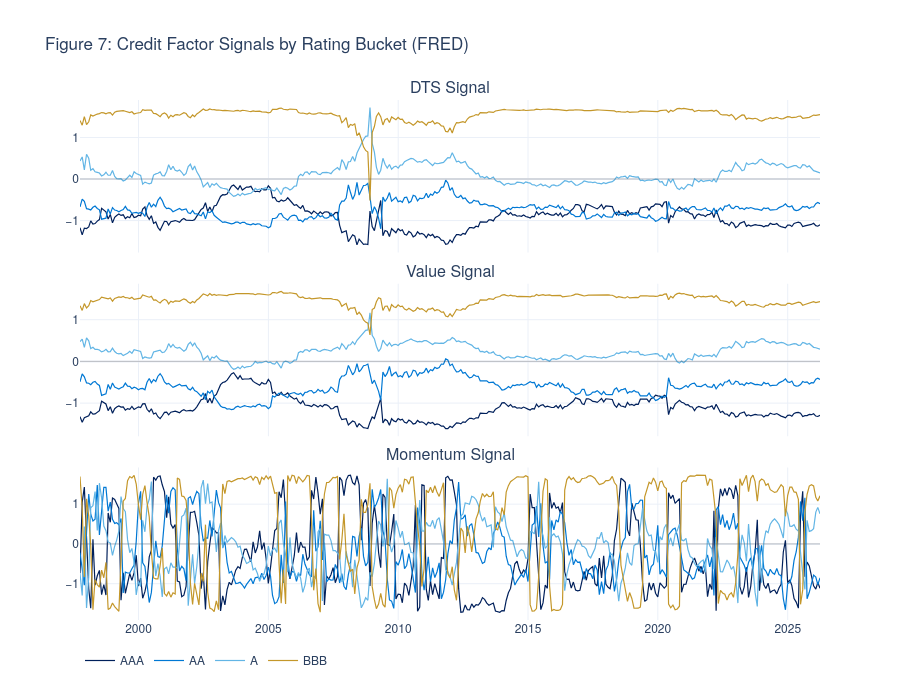

Notebook code for this chart:
### Code cell
# ── Figure 7: Factor Signals Over Time ───────────────────────────
sig_df = bt_result.signals_history

fig_sig = make_subplots(
    rows=3, cols=1, shared_xaxes=True,
    subplot_titles=['DTS Signal', 'Value Signal', 'Momentum Signal'],
    vertical_spacing=0.06,
)

bucket_colors = {'AAA': NAVY, 'AA': DENIM, 'A': SKY, 'BBB': GOLD}

for row_i, prefix in enumerate(['z_dts', 'z_value', 'z_momentum'], 1):
    for bucket in RATINGS:
        col = f'{prefix}_{bucket}'
        if col in sig_df.columns:
            fig_sig.add_trace(go.Scatter(
                x=sig_df.index, y=sig_df[col],
                name=bucket if row_i == 1 else None,
                showlegend=(row_i == 1),
                line=dict(color=bucket_colors[bucket], width=1.2),
            ), row=row_i, col=1)
    fig_sig.add_hline(y=0, row=row_i, col=1,
                      line_dash='solid', line_color=CHARCOAL, line_width=0.3)

fig_sig.update_layout(
    title='Figure 7: Credit Factor Signals by Rating Bucket (FRED)',
    template=TEMPLATE, height=700,
    legend=dict(orientation='h', y=-0.05),
    font=dict(family='Helvetica Neue, Arial, sans-serif'),
)
fig_sig.show()

### Figure 1 — Plotly figure (JSON) as saved in the notebook; plotly's stock layout.template omitted (floating-point values rounded to 4 significant figures; data arrays with more than 128 entries replaced by an {"elided": "..."} marker saying what was removed)
{"data": [{"line": {"color": "#00205B", "width": 1.2}, "name": "AAA", "showlegend": true, "type": "scatter", "x": {"elided": "343 str values"}, "xaxis": "x", "y": {"elided": "343 float values"}, "yaxis": "y"}, {"line": {"color": "#0078D4", "width": 1.2}, "name": "AA", "showlegend": true, "type": "scatter", "x": {"elided": "343 str values"}, "xaxis": "x", "y": {"elided": "343 float values"}, "yaxis": "y"}, {"line": {"color": "#62B5E5", "width": 1.2}, "name": "A", "showlegend": true, "type": "scatter", "x": {"elided": "343 str values"}, "xaxis": "x", "y": {"elided": "343 float values"}, "yaxis": "y"}, {"line": {"color": "#C4972A", "width": 1.2}, "name": "BBB", "showlegend": true, "type": "scatter", "x": {"elided": "343 str values"}, "xaxis": "x", "y": {"elided": "343 float values"}, "yaxis": "y"}, {"line": {"color": "#00205B", "width": 1.2}, "showlegend": false, "type": "scatter", "x": {"elided": "343 str values"}, "xaxis": "x2", "y": {"elided": "343 float values"}, "yaxis": "y2"}, {"line": {"color": "#0078D4", "width": 1.2}, "showlegend": false, "type": "scatter", "x": {"elided": "343 str values"}, "xaxis": "x2", "y": {"elided": "343 float values"}, "yaxis": "y2"}, {"line": {"color": "#62B5E5", "width": 1.2}, "showlegend": false, "type": "scatter", "x": {"elided": "343 str values"}, "xaxis": "x2", "y": {"elided": "343 float values"}, "yaxis": "y2"}, {"line": {"color": "#C4972A", "width": 1.2}, "showlegend": false, "type": "scatter", "x": {"elided": "343 str values"}, "xaxis": "x2", "y": {"elided": "343 float values"}, "yaxis": "y2"}, {"line": {"color": "#00205B", "width": 1.2}, "showlegend": false, "type": "scatter", "x": {"elided": "343 str values"}, "xaxis": "x3", "y": {"elided": "343 float values"}, "yaxis": "y3"}, {"line": {"color": "#0078D4", "width": 1.2}, "showlegend": false, "type": "scatter", "x": {"elided": "343 str values"}, "xaxis": "x3", "y": {"elided": "343 float values"}, "yaxis": "y3"}, {"line": {"color": "#62B5E5", "width": 1.2}, "showlegend": false, "type": "scatter", "x": {"elided": "343 str values"}, "xaxis": "x3", "y": {"elided": "343 float values"}, "yaxis": "y3"}, {"line": {"color": "#C4972A", "width": 1.2}, "showlegend": false, "type": "scatter", "x": {"elided": "343 str values"}, "xaxis": "x3", "y": {"elided": "343 float values"}, "yaxis": "y3"}], "layout": {"annotations": [{"font": {"size": 16}, "showarrow": false, "text": "DTS Signal", "x": 0.5, "xanchor": "center", "xref": "paper", "y": 1.0, "yanchor": "bottom", "yref": "paper"}, {"font": {"size": 16}, "showarrow": false, "text": "Value Signal", "x": 0.5, "xanchor": "center", "xref": "paper", "y": 0.6467, "yanchor": "bottom", "yref": "paper"}, {"font": {"size": 16}, "showarrow": false, "text": "Momentum Signal", "x": 0.5, "xanchor": "center", "xref": "paper", "y": 0.2933, "yanchor": "bottom", "yref": "paper"}], "font": {"family": "Helvetica Neue, Arial, sans-serif"}, "height": 700, "legend": {"orientation": "h", "y": -0.05}, "shapes": [{"line": {"color": "#4A4A4A", "dash": "solid", "width": 0.3}, "type": "line", "x0": 0, "x1": 1, "xref": "x domain", "y0": 0, "y1": 0, "yref": "y"}, {"line": {"color": "#4A4A4A", "dash": "solid", "width": 0.3}, "type": "line", "x0": 0, "x1": 1, "xref": "x2 domain", "y0": 0, "y1": 0, "yref": "y2"}, {"line": {"color": "#4A4A4A", "dash": "solid", "width": 0.3}, "type": "line", "x0": 0, "x1": 1, "xref": "x3 domain", "y0": 0, "y1": 0, "yref": "y3"}], "title": {"text": "Figure 7: Credit Factor Signals by Rating Bucket (FRED)"}, "xaxis": {"anchor": "y", "domain": [0.0, 1.0], "matches": "x3", "showticklabels": false}, "xaxis2": {"anchor": "y2", "domain": [0.0, 1.0], "matches": "x3", "showticklabels": false}, "xaxis3": {"anchor": "y3", "domain": [0.0, 1.0]}, "yaxis": {"anchor": "x", "domain": [0.7067, 1.0]}, "yaxis2": {"anchor": "x2", "domain": [0.3533, 0.6467]}, "yaxis3": {"anchor": "x3", "domain": [0.0, 0.2933]}}}
